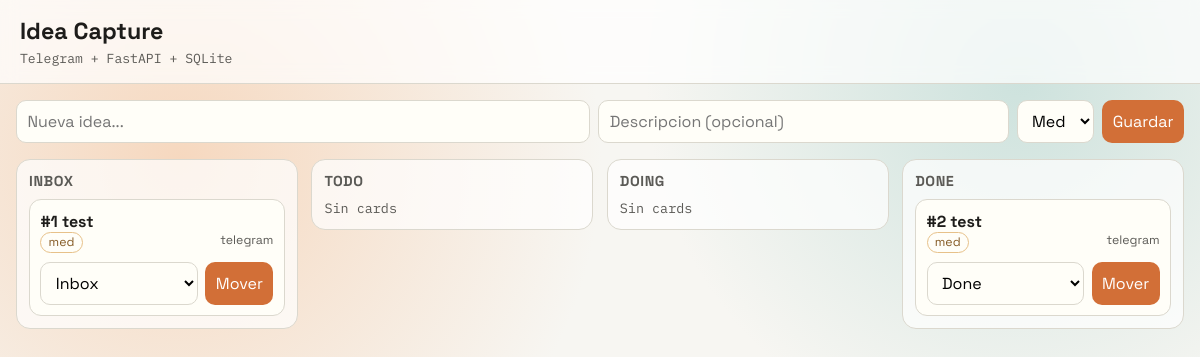
Before: / with the older database file.
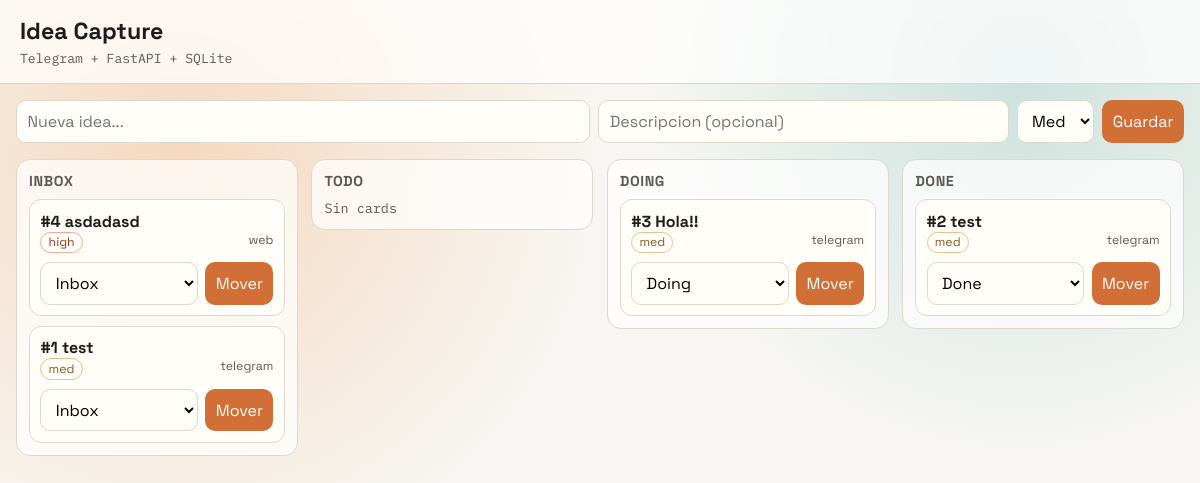
After: the same page with the newer database file.
### app/models.py (models this page shows)
class Idea(Base):
    __tablename__ = "ideas"
    id: Mapped[int] = mapped_column(Integer, primary_key=True, index=True)
    title: Mapped[str] = mapped_column(String(180), nullable=False)
    description: Mapped[str | None] = mapped_column(Text, nullable=True)
    status: Mapped[str] = mapped_column(String(20), default="inbox", nullable=False, index=True)
    priority: Mapped[str] = mapped_column(String(20), default="med", nullable=False)
    source: Mapped[str] = mapped_column(String(20), default="web", nullable=False)
    telegram_user_id: Mapped[int | None] = mapped_column(Integer, nullable=True, index=True)
    created_at: Mapped[datetime] = mapped_column(DateTime, default=datetime.utcnow, nullable=False)
    updated_at: Mapped[datetime] = mapped_column(
        DateTime,
        default=datetime.utcnow,
        onupdate=datetime.utcnow,
        nullable=False,
    )

### app/main.py (the view)
@app.get("/", response_class=HTMLResponse)
def kanban(request: Request, db: Session = Depends(get_db)) -> HTMLResponse:
    grouped = crud.list_ideas_by_status(db)
    context = {"request": request, "grouped": grouped, "statuses": ["inbox", "todo", "doing", "done"]}
    return templates.TemplateResponse("kanban.html", context)

### app/templates/kanban.html (shortened to what this page needs)
{% extends "base.html" %}
{% block content %}
<section class="create-panel">
  <form
    hx-post="/ideas"
    hx-target="#board"
    hx-swap="outerHTML"
    class="new-idea-form"
  >
    <input type="text" name="title" placeholder="Nueva idea..." required maxlength="180" />
    <input type="text" name="description" placeholder="Descripcion (opcional)" />
    <select name="priority">
      <option value="med" selected>Med</option>
    </select>
    <button type="submit">Guardar</button>
  </form>
</section>
{% include "partials/board.html" %}
{% endblock %}

### app/templates/base.html (shortened to what this page needs)
<!doctype html>
<html lang="es">
  <head>
    <link rel="stylesheet" href="/static/styles.css" />
  </head>
  <body>
    <header class="topbar">
      <h1>Idea Capture</h1>
      <p>Telegram + FastAPI + SQLite</p>
    </header>
    <main>{% block content %}{% endblock %}</main>
  </body>
</html>

### app/templates/partials/board.html (shortened to what this page needs)
<section id="board" class="board">
  {% for status in ["inbox", "todo", "doing", "done"] %}
  <article class="column {% if status == 'inbox' %}is-active{% endif %}" data-board-column="{{ status }}">
    <h2>{{ status|upper }}</h2>
    <div class="cards">
      {% for idea in grouped[status] %}
      {% include "partials/card.html" %}
      {% else %}
      <p class="empty">Sin cards</p>
      {% endfor %}
    </div>
  </article>
  {% endfor %}
</section>

### app/templates/partials/card.html (shortened to what this page needs)
<div class="card">
  <a class="title" href="/ideas/{{ idea.id }}">#{{ idea.id }} {{ idea.title }}</a>
  <div class="meta">
    <span class="priority priority-{{ idea.priority }}">{{ idea.priority }}</span>
    <span>{{ idea.source }}</span>
  </div>
  <form
    hx-post="/ideas/{{ idea.id }}/status"
    hx-target="#board"
    hx-swap="outerHTML"
    class="move-form"
  >
    <select name="status">
      <option value="inbox" {% if idea.status == "inbox" %}selected{% endif %}>Inbox</option>
      <option value="doing" {% if idea.status == "doing" %}selected{% endif %}>Doing</option>
      <option value="done" {% if idea.status == "done" %}selected{% endif %}>Done</option>
    </select>
    <button type="submit">Mover</button>
  </form>
</div>

### app/static/styles.css (style rules this page uses)
:root { --bg: #f7f6f2; --panel: #fffef8; --ink: #1d1c1a; --muted: #5b5a56; --line: #dbd8ce; --accent: #d26f37; --accent-2: #2f7f6d; }
* { box-sizing: border-box; }
body { margin: 0; font-family: "Space Grotesk", sans-serif; color: var(--ink); background: radial-gradient(circle at 15% 20%, #f6d8bf 0%, transparent 35%), radial-gradient(circle at 85% 10%, #cde2dd 0%, transparent 30%), var(--bg); min-height: 100vh; }
.topbar { padding: 1rem 1.25rem; border-bottom: 1px solid var(--line); background: rgba(255, 255, 255, 0.7); backdrop-filter: blur(8px); }
.topbar h1 { margin: 0; font-size: 1.45rem; }
.topbar p { margin: 0.25rem 0 0; color: var(--muted); font-family: "IBM Plex Mono", monospace; font-size: 0.82rem; }
main { padding: 1rem; }
.create-panel { margin-bottom: 1rem; }
.new-idea-form { display: grid; grid-template-columns: 1.4fr 1fr auto auto; gap: 0.5rem; }
input, textarea, select, button { font: inherit; padding: 0.55rem 0.65rem; border-radius: 10px; border: 1px solid var(--line); background: var(--panel); }
button { border: none; background: var(--accent); color: #fff; cursor: pointer; }
.board { display: grid; gap: 0.85rem; grid-template-columns: repeat(4, minmax(220px, 1fr)); align-items: start; }
.column { background: rgba(255, 255, 255, 0.72); border: 1px solid var(--line); border-radius: 14px; padding: 0.75rem; }
.column h2 { margin: 0 0 0.6rem; font-size: 0.9rem; letter-spacing: 0.04em; color: var(--muted); }
.cards { display: grid; gap: 0.6rem; }
.card { background: var(--panel); border: 1px solid var(--line); border-radius: 12px; padding: 0.65rem; animation: rise 0.22s ease; }
.card .title { color: var(--ink); text-decoration: none; font-weight: 700; }
.meta { display: flex; justify-content: space-between; font-size: 0.77rem; color: var(--muted); margin-bottom: 0.55rem; }
.priority { border-radius: 999px; padding: 0.12rem 0.45rem; border: 1px solid transparent; }
.priority-med { color: #845923; border-color: #e7c189; }
.priority-high { color: #9f3528; border-color: #f0aa9c; }
.move-form { display: flex; gap: 0.45rem; }
.move-form select { flex: 1; }
.empty { margin: 0; color: var(--muted); font-size: 0.84rem; font-family: "IBM Plex Mono", monospace; }

Changed rows visible on the page:
added Idea: id "4", title "asdadasd", priority "high", source "web", status "Inbox", shown under "INBOX"
added Idea: id "3", title "Hola!!", priority "med", source "telegram", status "Doing", shown under "DOING"
Other visible differences:
list line gone: "Sin cards"
